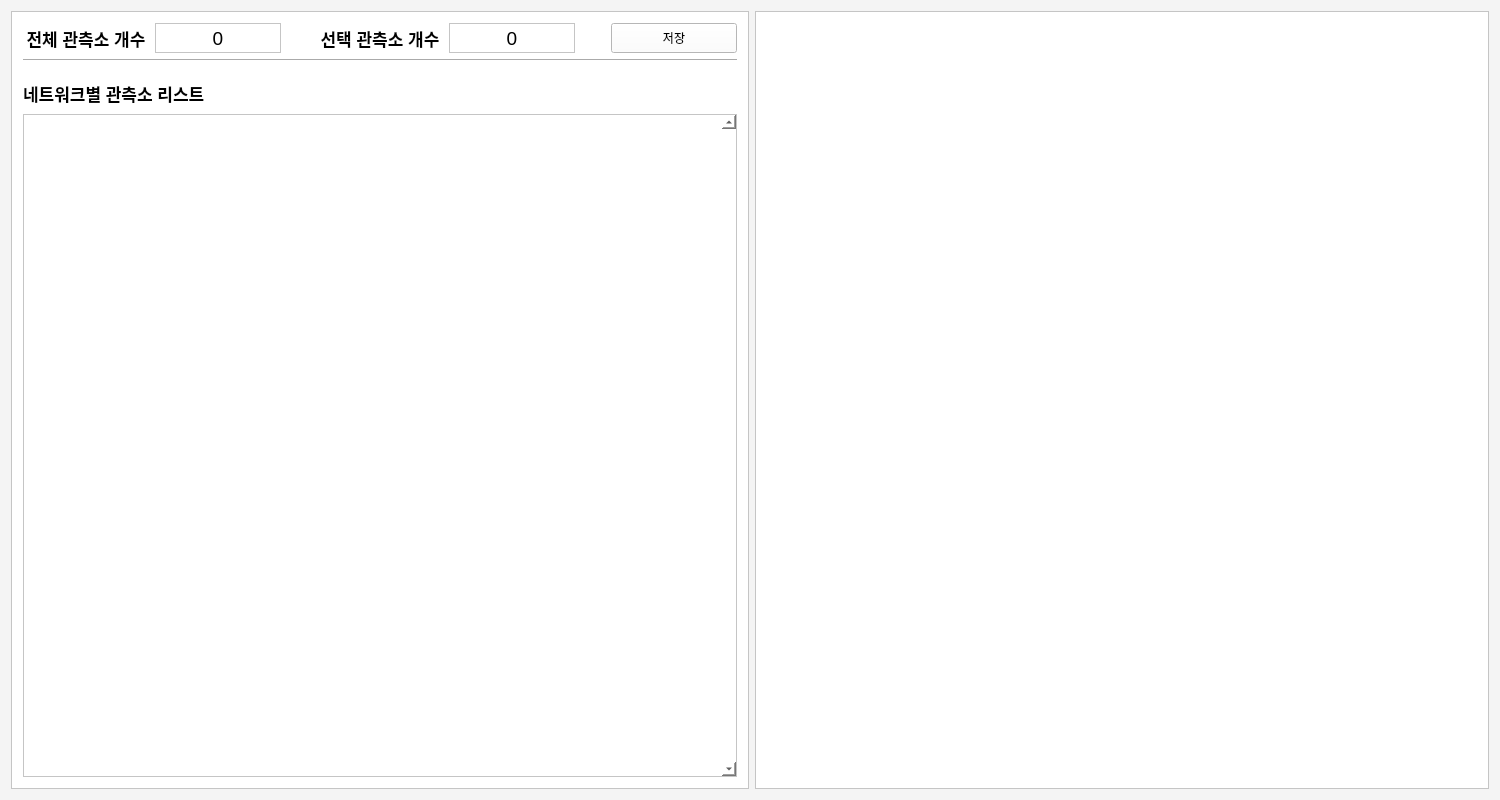
<?xml version="1.0" encoding="UTF-8"?>
<ui version="4.0">
 <class>MainWindow</class>
 <widget class="QMainWindow" name="MainWindow">
  <property name="geometry">
   <rect>
    <x>0</x>
    <y>0</y>
    <width>1500</width>
    <height>800</height>
   </rect>
  </property>
  <property name="minimumSize">
   <size>
    <width>1500</width>
    <height>800</height>
   </size>
  </property>
  <property name="windowTitle">
   <string>RTICOM2 - Station Manager - KIGAM 2019</string>
  </property>
  <property name="styleSheet">
   <string notr="true">background-color: rgb(244,244,244)</string>
  </property>
  <widget class="QWidget" name="centralWidget">
   <layout class="QHBoxLayout" name="horizontalLayout">
    <item>
     <widget class="QFrame" name="frame">
      <property name="sizePolicy">
       <sizepolicy hsizetype="Fixed" vsizetype="Preferred">
        <horstretch>0</horstretch>
        <verstretch>0</verstretch>
       </sizepolicy>
      </property>
      <property name="minimumSize">
       <size>
        <width>738</width>
        <height>0</height>
       </size>
      </property>
      <property name="maximumSize">
       <size>
        <width>738</width>
        <height>16777215</height>
       </size>
      </property>
      <property name="styleSheet">
       <string notr="true">background-color: rgb(255, 255, 255);</string>
      </property>
      <property name="frameShape">
       <enum>QFrame::StyledPanel</enum>
      </property>
      <property name="frameShadow">
       <enum>QFrame::Raised</enum>
      </property>
      <layout class="QVBoxLayout" name="verticalLayout">
       <item>
        <layout class="QHBoxLayout" name="horizontalLayout_2">
         <item>
          <widget class="QLabel" name="label_5">
           <property name="sizePolicy">
            <sizepolicy hsizetype="Preferred" vsizetype="Fixed">
             <horstretch>0</horstretch>
             <verstretch>0</verstretch>
            </sizepolicy>
           </property>
           <property name="minimumSize">
            <size>
             <width>0</width>
             <height>30</height>
            </size>
           </property>
           <property name="maximumSize">
            <size>
             <width>16777215</width>
             <height>30</height>
            </size>
           </property>
           <property name="font">
            <font>
             <pointsize>13</pointsize>
             <weight>75</weight>
             <bold>true</bold>
            </font>
           </property>
           <property name="text">
            <string>전체 관측소 개수</string>
           </property>
           <property name="alignment">
            <set>Qt::AlignCenter</set>
           </property>
          </widget>
         </item>
         <item>
          <widget class="QLabel" name="tNumStaLB">
           <property name="sizePolicy">
            <sizepolicy hsizetype="Preferred" vsizetype="Fixed">
             <horstretch>0</horstretch>
             <verstretch>0</verstretch>
            </sizepolicy>
           </property>
           <property name="minimumSize">
            <size>
             <width>0</width>
             <height>30</height>
            </size>
           </property>
           <property name="maximumSize">
            <size>
             <width>16777215</width>
             <height>30</height>
            </size>
           </property>
           <property name="font">
            <font>
             <pointsize>14</pointsize>
            </font>
           </property>
           <property name="frameShape">
            <enum>QFrame::StyledPanel</enum>
           </property>
           <property name="text">
            <string>0</string>
           </property>
           <property name="alignment">
            <set>Qt::AlignCenter</set>
           </property>
          </widget>
         </item>
         <item>
          <spacer name="horizontalSpacer_3">
           <property name="orientation">
            <enum>Qt::Horizontal</enum>
           </property>
           <property name="sizeType">
            <enum>QSizePolicy::Fixed</enum>
           </property>
           <property name="sizeHint" stdset="0">
            <size>
             <width>30</width>
             <height>20</height>
            </size>
           </property>
          </spacer>
         </item>
         <item>
          <widget class="QLabel" name="label_7">
           <property name="sizePolicy">
            <sizepolicy hsizetype="Preferred" vsizetype="Fixed">
             <horstretch>0</horstretch>
             <verstretch>0</verstretch>
            </sizepolicy>
           </property>
           <property name="minimumSize">
            <size>
             <width>0</width>
             <height>30</height>
            </size>
           </property>
           <property name="maximumSize">
            <size>
             <width>16777215</width>
             <height>30</height>
            </size>
           </property>
           <property name="font">
            <font>
             <pointsize>13</pointsize>
             <weight>75</weight>
             <bold>true</bold>
            </font>
           </property>
           <property name="text">
            <string>선택 관측소 개수</string>
           </property>
           <property name="alignment">
            <set>Qt::AlignCenter</set>
           </property>
          </widget>
         </item>
         <item>
          <widget class="QLabel" name="cNumStaLB">
           <property name="sizePolicy">
            <sizepolicy hsizetype="Preferred" vsizetype="Fixed">
             <horstretch>0</horstretch>
             <verstretch>0</verstretch>
            </sizepolicy>
           </property>
           <property name="minimumSize">
            <size>
             <width>0</width>
             <height>30</height>
            </size>
           </property>
           <property name="maximumSize">
            <size>
             <width>16777215</width>
             <height>30</height>
            </size>
           </property>
           <property name="font">
            <font>
             <pointsize>14</pointsize>
            </font>
           </property>
           <property name="frameShape">
            <enum>QFrame::StyledPanel</enum>
           </property>
           <property name="text">
            <string>0</string>
           </property>
           <property name="alignment">
            <set>Qt::AlignCenter</set>
           </property>
          </widget>
         </item>
         <item>
          <spacer name="horizontalSpacer_4">
           <property name="orientation">
            <enum>Qt::Horizontal</enum>
           </property>
           <property name="sizeType">
            <enum>QSizePolicy::Fixed</enum>
           </property>
           <property name="sizeHint" stdset="0">
            <size>
             <width>30</width>
             <height>20</height>
            </size>
           </property>
          </spacer>
         </item>
         <item>
          <widget class="QPushButton" name="savePB">
           <property name="minimumSize">
            <size>
             <width>0</width>
             <height>30</height>
            </size>
           </property>
           <property name="text">
            <string>저장</string>
           </property>
          </widget>
         </item>
        </layout>
       </item>
       <item>
        <widget class="Line" name="line_2">
         <property name="orientation">
          <enum>Qt::Horizontal</enum>
         </property>
        </widget>
       </item>
       <item>
        <spacer name="verticalSpacer_3">
         <property name="orientation">
          <enum>Qt::Vertical</enum>
         </property>
         <property name="sizeType">
          <enum>QSizePolicy::Fixed</enum>
         </property>
         <property name="sizeHint" stdset="0">
          <size>
           <width>20</width>
           <height>10</height>
          </size>
         </property>
        </spacer>
       </item>
       <item>
        <widget class="QLabel" name="netTitleLB">
         <property name="sizePolicy">
          <sizepolicy hsizetype="Preferred" vsizetype="Fixed">
           <horstretch>0</horstretch>
           <verstretch>0</verstretch>
          </sizepolicy>
         </property>
         <property name="minimumSize">
          <size>
           <width>0</width>
           <height>30</height>
          </size>
         </property>
         <property name="maximumSize">
          <size>
           <width>16777215</width>
           <height>30</height>
          </size>
         </property>
         <property name="font">
          <font>
           <pointsize>13</pointsize>
           <weight>75</weight>
           <bold>true</bold>
          </font>
         </property>
         <property name="styleSheet">
          <string notr="true">background-color: rgb(255, 255, 255);</string>
         </property>
         <property name="text">
          <string>네트워크별 관측소 리스트</string>
         </property>
        </widget>
       </item>
       <item>
        <widget class="QScrollArea" name="scrollArea">
         <property name="sizePolicy">
          <sizepolicy hsizetype="Expanding" vsizetype="Expanding">
           <horstretch>0</horstretch>
           <verstretch>0</verstretch>
          </sizepolicy>
         </property>
         <property name="frameShape">
          <enum>QFrame::StyledPanel</enum>
         </property>
         <property name="frameShadow">
          <enum>QFrame::Sunken</enum>
         </property>
         <property name="verticalScrollBarPolicy">
          <enum>Qt::ScrollBarAlwaysOn</enum>
         </property>
         <property name="horizontalScrollBarPolicy">
          <enum>Qt::ScrollBarAlwaysOff</enum>
         </property>
         <property name="widgetResizable">
          <bool>true</bool>
         </property>
         <widget class="QWidget" name="sAreaWG">
          <property name="geometry">
           <rect>
            <x>0</x>
            <y>0</y>
            <width>702</width>
            <height>661</height>
           </rect>
          </property>
          <layout class="QVBoxLayout" name="verticalLayout_2">
           <item>
            <layout class="QVBoxLayout" name="sAreaLO"/>
           </item>
          </layout>
         </widget>
        </widget>
       </item>
      </layout>
     </widget>
    </item>
    <item>
     <widget class="QFrame" name="frame_2">
      <property name="styleSheet">
       <string notr="true">background-color: rgb(255, 255, 255);</string>
      </property>
      <property name="frameShape">
       <enum>QFrame::StyledPanel</enum>
      </property>
      <property name="frameShadow">
       <enum>QFrame::Raised</enum>
      </property>
      <layout class="QVBoxLayout" name="verticalLayout_3">
       <item>
        <layout class="QGridLayout" name="netPBLO"/>
       </item>
       <item>
        <layout class="QVBoxLayout" name="mapLO"/>
       </item>
      </layout>
     </widget>
    </item>
   </layout>
  </widget>
 </widget>
 <layoutdefault spacing="6" margin="11"/>
 <resources/>
 <connections/>
</ui>
